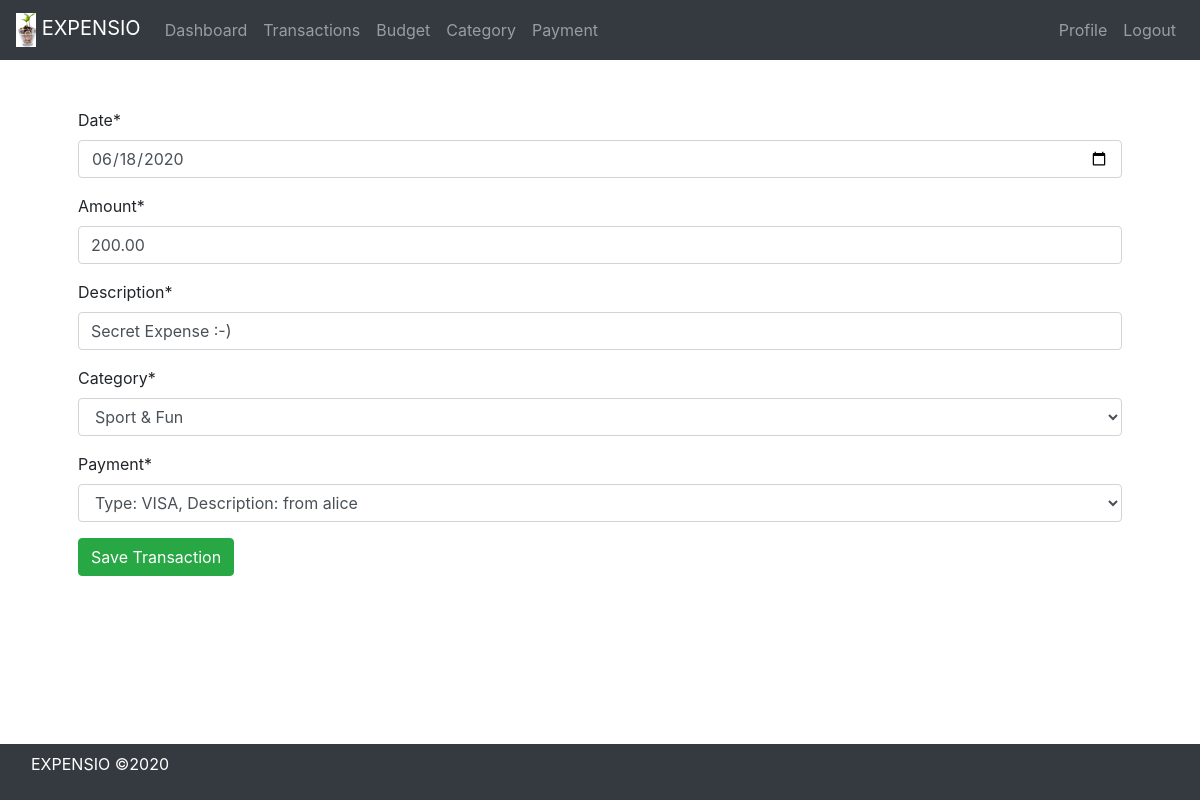
The app's page /transaction/78/edit (signed in) with its own data.
### transaction_expense/models.py (models this page shows)
class Transaction_Expense(models.Model):
    date = models.DateTimeField()
    amount = models.DecimalField(max_digits=19, decimal_places=2)
    description = models.CharField(max_length=200, default="")
    user = models.ForeignKey("auth.User", on_delete=models.CASCADE)
    category = models.ForeignKey(Category, on_delete=models.CASCADE, null=True)
    payment = models.ForeignKey(Payment, on_delete=models.CASCADE, null=True)

### payment/models.py (models this page shows)
class Payment(models.Model):
    VISA = "VISA"
    MASTERCARD = "MASTERCARD"
    BANK = "BANK"
    CRYPTO = "CRYPTO"
    CASH = "CASH"
    PAYMENT_TYPE = [
        (CASH, "Cash"),
        (VISA, "Visa"),
        (MASTERCARD, "Mastercard"),
        (BANK, "Bank"),
        (CRYPTO, "Crypto"),
    ]
    type = models.CharField(max_length=50, choices=PAYMENT_TYPE, default=CASH, )
    date = models.DateTimeField()
    description = models.CharField(max_length=100, default="")
    user = models.ForeignKey("auth.User", on_delete=models.CASCADE)
    def __str__(self):
        return f"Type: {self.type}, Description: {self.description}"

### transaction_expense/views.py (the view)
class TransactionExpenseEditView(UpdateView):
    form_class = TransactionExpenseForm
    model = Transaction_Expense
    success_url = "/transaction"
    template_name = "add_transaction.html"
    def get_form(self, *args, **kwargs):
        form = super(TransactionExpenseEditView, self).get_form(*args, **kwargs)
        form.fields["category"].queryset = Category.objects.filter(
            user=self.request.user
        )
        form.fields["payment"].queryset = Payment.objects.filter(user=self.request.user)
        return form
    def get_object(self, *args, **kwargs):
        expense_found = super(TransactionExpenseEditView, self).get_object(
            *args, **kwargs
        )
        if not expense_found.user == self.request.user:
            raise Http404
        return expense_found

### transaction_expense/views.py
class TransactionExpenseForm(forms.ModelForm):
    class Meta:
        model = Transaction_Expense
        fields = ("date", "amount", "description", "category", "payment")
        widgets = {"date": DateInput()}

### category/models.py (called while the page is built)
    def __str__(self):
        return str(self.name)

### transaction_expense/templates/add_transaction.html (shortened to what this page needs)
{% extends 'base.html' %}
{% load crispy_forms_tags %}
{% block content %}
    <form method="post">
        {{ form | crispy }}
        <button type="submit" class="btn btn-success">Save Transaction</button>
    </form>
{% endblock %}

### records on screen
Transaction_Expense: date "06/18/2020", amount "200.00", description "Secret Expense :-)", category "Sport & Fun", payment "Type: VISA, Description: from alice"
